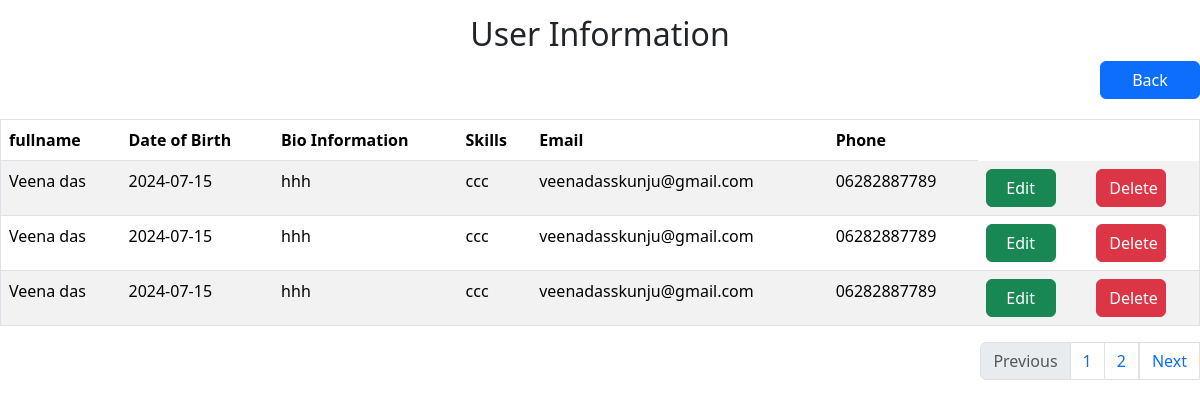
The page /listdetails on the database its author committed.
### userapp/models.py (models this page shows)
class userprofile(models.Model):
    fullname=models.CharField(max_length=200)
    DOB=models.CharField(max_length=200)
    bio=models.CharField(max_length=200,blank=True, null=True)
    skills = models.CharField(max_length=200,blank=True, null=True)
    email = models.EmailField(max_length=255,blank=True, null=True)
    phone = models.CharField(max_length=10,blank=True, null=True)

### userapp/views.py (the view)
# urls.py: path('listdetails',views.listdetails,name='details'),
def listdetails(request):
    values = userprofile.objects.all()
    paginator = Paginator(values, 3)
    page_number = request.GET.get('page')
    try:
        page = paginator.page(page_number)
    except PageNotAnInteger:
        page = paginator.page(1)
    except EmptyPage:
        page = paginator.page(paginator.num_pages)
    return render(request, 'printvalues.html', {'values': values, 'page': page})

### templates/printvalues.html (shortened to what this page needs)
<!DOCTYPE html>
<html lang="en">
<head>
    <link href="https://cdn.jsdelivr.net/npm/bootstrap@5.3.3/dist/css/bootstrap.min.css" rel="stylesheet">
</head>
<body>
<h2>User Information</h2>
<div class="button">
 <a href="{% url 'create' %}" class="btn btn-primary" style="width:100px;margin-left:50px;" >Back</a>
    </div>
<table class="table table-striped table-hover" border="1px" style="margin-top:20px">
     <thead>
     <tr>
         <th>fullname</th>
         <th>Date of Birth</th>
         <th>Bio Information</th>
         <th>Skills</th>
         <th>Email</th>
         <th>Phone</th>
     </tr>
     </thead>
     <tbody>
     {% for i in page %}
     <tr>
         <td>{{i.fullname}}</td>
         <td>{{i.DOB}}</td>
          <td>{{i.bio}}</td>
          <td>{{i.skills}}</td>
          <td>{{i.email}}</td>
          <td>{{i.phone}}</td>
          <td>
            <a href="{% url 'update' i.id %}" class="btn btn-success" style="width:70px" >Edit</a>
          </td>
          <td>
         <a href="{% url 'delete' i.id %}" class="btn btn-danger" style="width:70px" >Delete</a>
          </td>
     </tr>
     {% endfor %}
     </tbody>
 </table>
<nav aria-label="Page navigation example">
  <ul class="pagination justify-content-end">
    <li class="page-item disabled">
      <a class="page-link">Previous</a>
    </li>
      {% for num in page.paginator.page_range %}
    <li class="page-item {% if page.number == num %}activate{% endif %}">
        <a class="page-link" href="?page={{num}}">{{num}}</a></li>
        {% endfor%}
      <a class="page-link"  href="#">Next</a>
  </ul>
</nav>
</body>
</html>

### templates/printvalues.html (style rules this page uses)
.button { text-align:right; marign:30px; }
h2 { text-align:center; margin-top:15px; font-style:robotomedium; }

### rows shown on the page
userprofile: fullname "Veena das", DOB "2024-07-15", bio "hhh", skills "ccc", email "veenadasskunju@gmail.com", phone "06282887789"
userprofile: fullname "Veena das", DOB "2024-07-15", bio "hhh", skills "ccc", email "veenadasskunju@gmail.com", phone "06282887789"
userprofile: fullname "Veena das", DOB "2024-07-15", bio "hhh", skills "ccc", email "veenadasskunju@gmail.com", phone "06282887789"

### other values the page prints
{{ num }} "1" "2"
